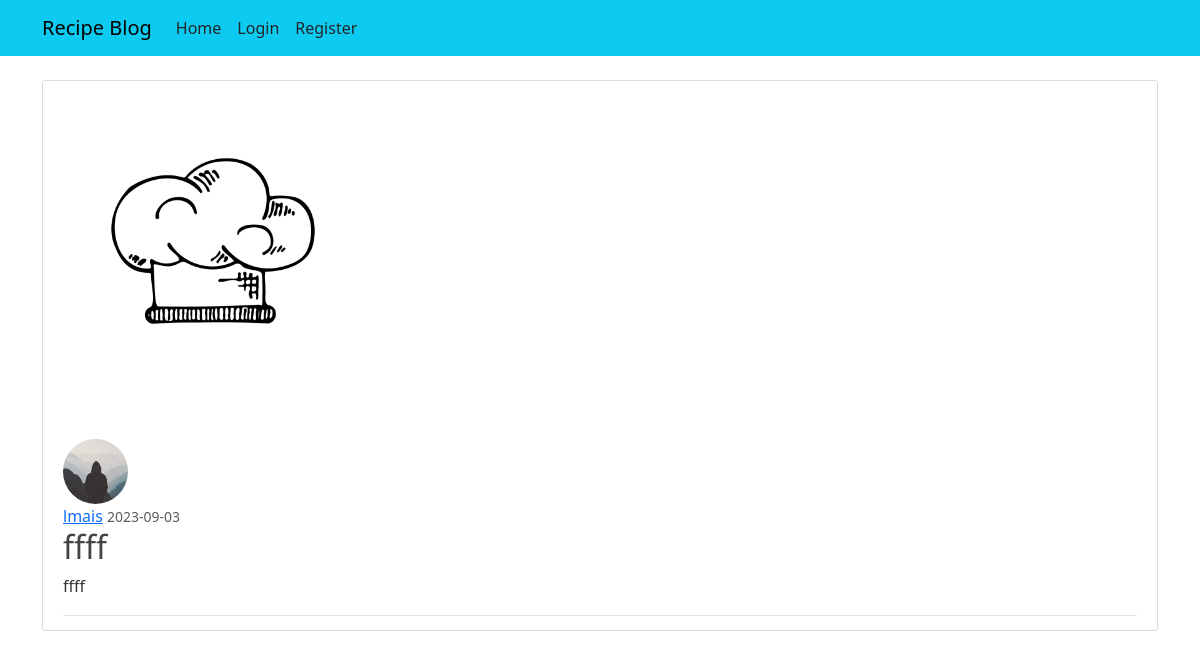
/post/10, run on an earlier commit of the app's database.
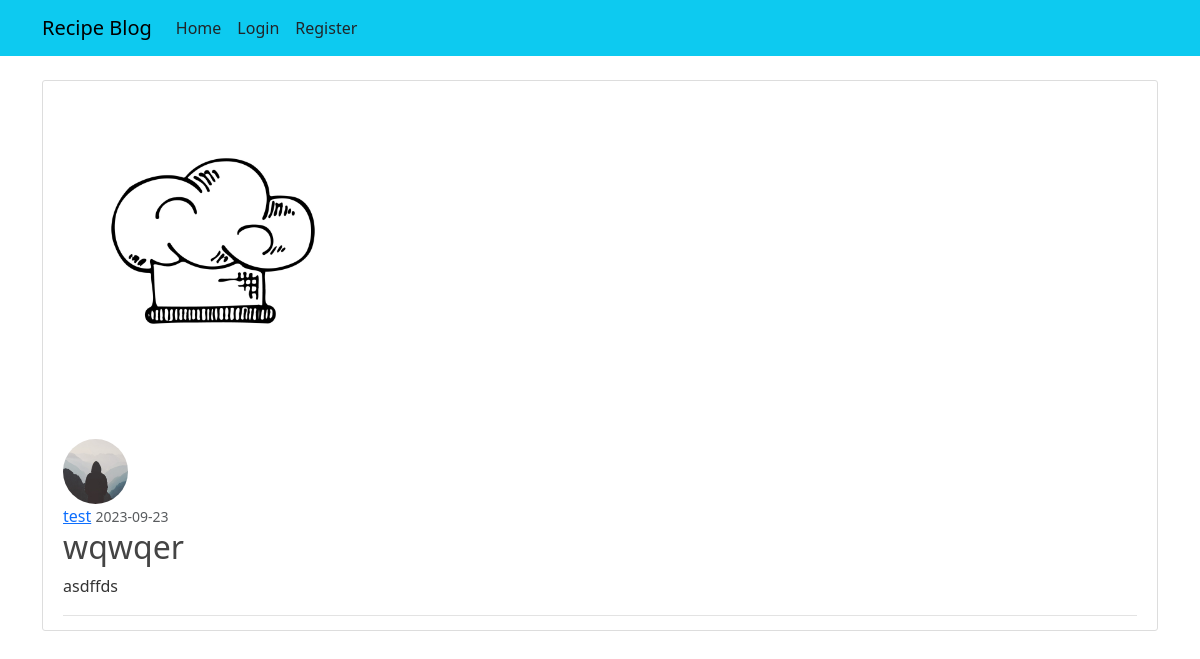
And on a later commit of the database.
### recipeblog/models.py (models this page shows, shortened)
class User(db.Model, UserMixin):
    id = db.Column(db.Integer, primary_key=True)
    username = db.Column(db.String(20), unique=True, nullable=False)
    email = db.Column(db.String(120), unique=True, nullable=False)
    image = db.Column(db.String(20), nullable=False, default='default.jpg')
    password = db.Column(db.String(60), nullable=False)
    posts = db.relationship('Post', backref='author', lazy=True)

class Post(db.Model):
    id = db.Column(db.Integer, primary_key=True)
    title = db.Column(db.String(100), nullable=False)
    date_posted = db.Column(db.DateTime, nullable=False,
                            default=datetime.utcnow)
    content = db.Column(db.Text, nullable=False)
    image = db.Column(db.String(20), nullable=False, default='default2.jpg')
    user_id = db.Column(db.Integer, db.ForeignKey('user.id'), nullable=False)

### recipeblog/routes.py (the view)
@app.route("/post/<int:post_id>")
def post(post_id):
    post = Post.query.get_or_404(post_id)
    return render_template('post.html', title=post.title, post=post)

### recipeblog/templates/post.html (shortened to what this page needs)
{% extends "layout.html" %}
{% block content %}
<article class="media content-section">
    <form method="POST" action="" >
        <div class="mb-5">
            <img class="rounded" src=" {{ url_for('static', filename='recipe_pics/' + post.image)  }}" width="300" ,height="300">
        </div>
        <div>
        <img class="rounded-circle article-img" src=" {{ url_for('static', filename='profile_pics/' + post.author.image)  }}">
        </div>
        <div class="media-body">
            <div class="article-metadata">
                <a class="mr-2" href="#">{{ post.author.username }}</a>
                <small class="text-muted">{{ post.date_posted.strftime('%Y-%m-%d') }}</small>
                        <h2 class="article-title">{{ post.title }}</h2>
            <p class="article-content">{{ post.content }}</p>
        </div>
    </article>
{% endblock content %}

What changed in the data, as far as the page shows it:
changed Post: date_posted "2023-09-03" → "2023-09-23"; title "ffff" → "wqwqer"; content "ffff" → "asdffds"
changed User: author.username "lmais" → "test"
